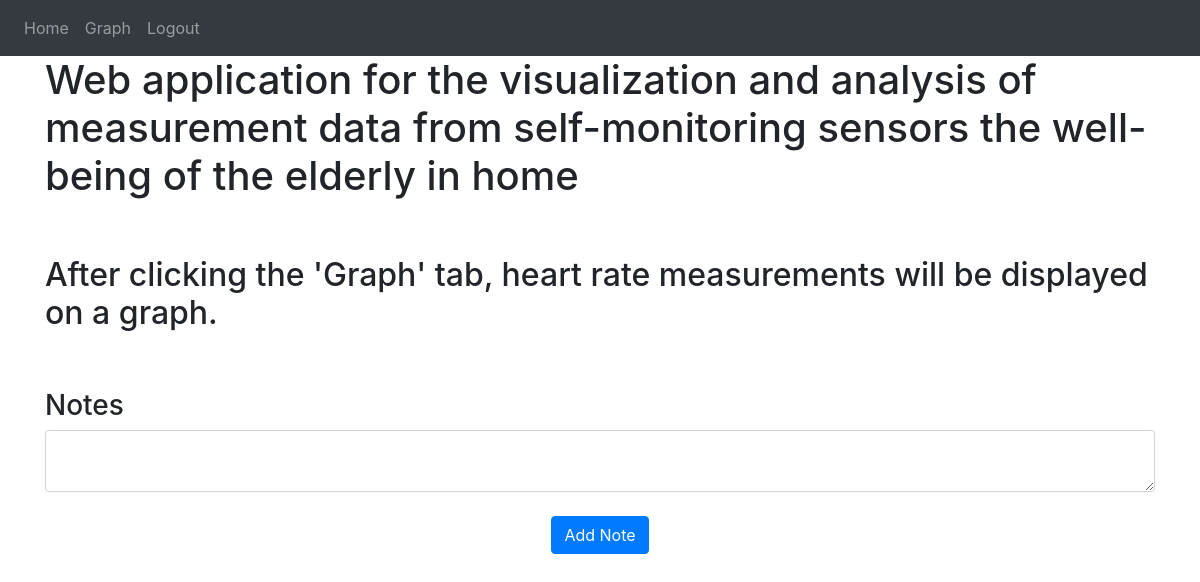
Before: / (signed in) with the older database file.
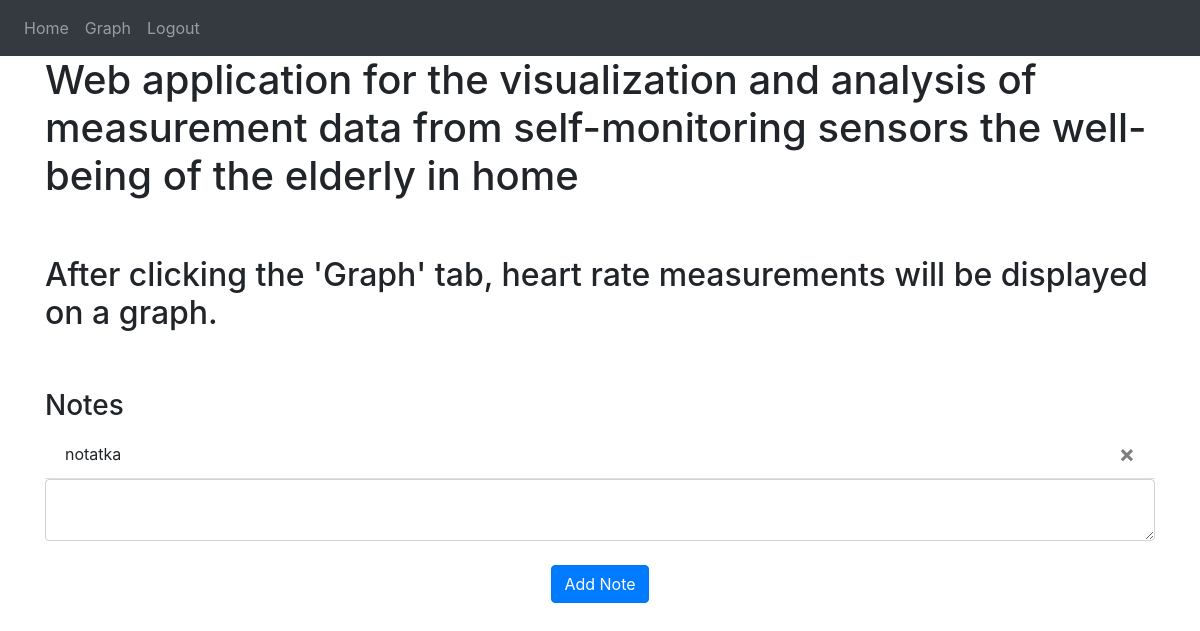
After: the same page with the newer database file.
### website/models.py (models this page shows)
class Note(db.Model):
    id = db.Column(db.Integer, primary_key=True)
    data = db.Column(db.String(10000))
    date = db.Column(db.DateTime(timezone=True), default=func.now())
    user_id = db.Column(db.Integer, db.ForeignKey('user.id')) #relacja jedna do wielu (jeden user i wiele notatek);

### website/views.py (the view, shortened to what this page needs)
@views.route('/', methods=['GET', 'POST'])
@login_required
def home():
    return render_template("home.html", user=current_user)

### website/__init__.py (called while the page is built)
def create_app():
    app = Flask(__name__)
    app.config["SECRET_KEY"] = "hjshjhdjah kjshkjdhjs"
    app.config["SQLALCHEMY_DATABASE_URI"] = "sqlite:///database.db"
    db.init_app(app)
    from .views import views
    from .auth import auth
    app.register_blueprint(views, url_prefix='/')
    app.register_blueprint(auth, url_prefix='/')
    from .models import User, Note, Measurement, Plot # importujemy, zeby zdefiniowa te klasy opisane w models.py
    with app.app_context():
        db.create_all()
    login_manager = LoginManager()
    login_manager.login_view = 'auth.login'
    login_manager.init_app(app)
    @login_manager.user_loader
    def load_user(id):
        return User.query.get(int(id))
    return app

### website/templates/home.html
{% extends "base.html" %} {% block title %}Home{% endblock %} {% block content
    %}
     <h1>Web application for the visualization and analysis of measurement data from self-monitoring sensors the well-being of the elderly in home    </h1>
     <br />
     <br />
     <h2>After clicking the 'Graph' tab, heart rate measurements will be displayed on a graph. </h2>
     <br />
     <br />
    <h3>Notes</h3>
    <ul class="list-group list-group-flush" id="notes">
      {% for note in user.notes %}
      <li class="list-group-item">
        {{ note.data }}
        <button type="button" class="close" onClick="deleteNote({{ note.id }})">
          <span aria-hidden="true">&times;</span>
        </button>
      </li>
      {% endfor %}
    </ul>
    <form method="POST">
      <textarea name="note" id="note" class="form-control"></textarea>
      <br />
      <div align="center">
        <button type="submit" class="btn btn-primary">Add Note</button>
      </div>
    </form>
    {% endblock %}

### website/templates/base.html (shortened to what this page needs)
<!DOCTYPE html>
<html>
    <head>
        <link
            rel="stylesheet"
            href="https://stackpath.bootstrapcdn.com/bootstrap/4.4.1/css/bootstrap.min.css"
        />
        <link
            rel="stylesheet"
            href="https://stackpath.bootstrapcdn.com/font-awesome/4.7.0/css/font-awesome.min.css"
        />
    </head>
    <body>
        <nav class="navbar navbar-expand-lg navbar-dark bg-dark">
            <div class="collapse navbar-collapse" id="navbar">
                <div class="navbar-nav">
                    {% if user.is_authenticated %}
                    <a class="nav-item nav-link" id="home" href="/">Home</a>
                    <a class="nav-item nav-link" id="graph" href="/graph">Graph</a>
                    <a class="nav-item nav-link" id="logout" href="/logout">Logout</a>
                    {% else %}
                    <a class="nav-item nav-link" id="login" href="/login">Login</a>
                    <a class="nav-item nav-link" id="signUp" href="/sign-up">Sign Up</a>
                    {% endif %}
                </div>
            </div>
        </nav>
        <div class="container">
        {% block content %}
        {% endblock %}
        </div>
  </body>
</html>

Changed rows visible on the page:
added Note: data "notatka"
